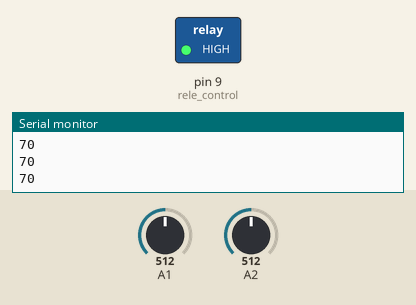
Simulated run of this sketch. Board: Arduino Uno, built with avr-gcc and run on an emulated ATmega328P. Parts: switched loads named in the sketch (green lamp = pin HIGH), the last lines printed to the serial monitor. Dashed ring = blinking. Inputs (shaded band) come from the test bench; at power-on: A2 = 512, A1 = 512.

Above: at 1.8 s.
1.9 s: A2 set to 449
3.4 s: A2 set to 429
At 4.9 s:
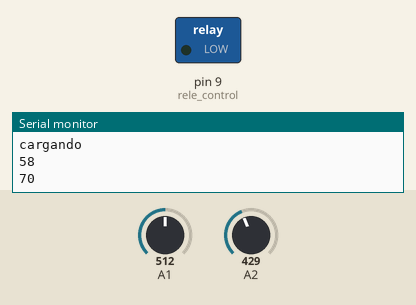
5.5 s: A1 set to 453
7.2 s: A1 set to 444
At 11.2 s:
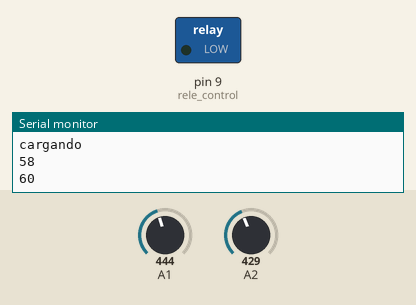
11.3 s: A1 set to 511
At 12.1 s:
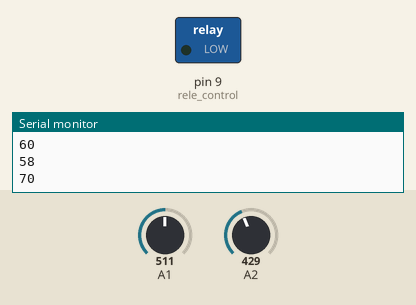
12.8 s: A1 set to 306
At 14.4 s:
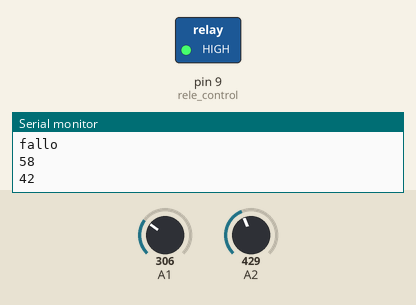
Timing chart, 0 to 15.5 s (numbered marks = the images above; inputs shaded):
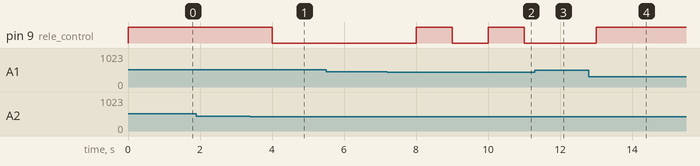

Measured:
- the behaviour switches between 437 and 436 on A2 (found by bisection; images 0 and 1)
- the behaviour switches between 445 and 444 on A1 (found by bisection; images 1 and 2)
- after the input at 3.4 s, pin 9 (rele_control): HIGH → LOW after 0.60 s
- after the input at 7.2 s, pin 9 (rele_control): alternates HIGH for 1.0 s and LOW for 1.0 s, starting after 0.81 s
- after the input at 11.3 s, pin 9 (rele_control): stays LOW (without the input it goes to HIGH after 0.71 s)
- after the input at 12.8 s, pin 9 (rele_control): LOW → HIGH after 0.21 s

The sketch:

Programa.ino
```cpp
//Estados del Arduino
const int reposo = 0;
const int cargando = 1;
int estadoArduino;

//Estados de los Sensores de Agua
const int sensor_de_agua_arriba = 2;
const int sensor_de_agua_abajo = 1;
const int nivel_minimo_agua = 60;
const int nivel_maximo_agua = 100;
int nivel_tanque_arriba;
int nivel_tanque_abajo;

//Estados de la Bomba de Agua
const int rele_control = 9;
const int apagar = 0;
const int prender = 1;
int estadoBomba=apagar;

void setup() {
  // put your setup code here, to run once:
  Serial.begin(9600); //inicia la comunicación entre el arduino y la pc por serie a 9600 baudios
  pinMode(rele_control, OUTPUT);//Configuro el pin digital del rele como salida

  //Configuraciones y condiciones iniciales
  estadoArduino=reposo;
  bomba(apagar);
}

double sensar_agua(int tanque){
  double valorAgua=0;
   valorAgua = analogRead(tanque);  //Lee el valor del sensor correspondiente al tanque indicado en la variable 'tanque'
   valorAgua = valorAgua/728; //728 es el valor analogico maximo registrado al sumerguir completamente el sensor de agua.
   valorAgua = valorAgua*100; //calculo el porcentaje
   //Serial.println(valorAgua); //imprimo el porcentaje de agua medido
   return(valorAgua);
}

void bomba(int estado){
  if(estado == 0)   // estado = 0 --> bomba encendida. estado = 1 --> bomba apagada
    digitalWrite(rele_control,HIGH);//Apago la bomba
  else
    digitalWrite(rele_control,LOW);//Prendo la bomba
}

void loop() {
  // put your main code here, to run repeatedly:
  nivel_tanque_arriba = sensar_agua(sensor_de_agua_arriba); //Se sensa el nivel del tanque superior
  nivel_tanque_abajo = sensar_agua(sensor_de_agua_abajo);   //Se sensa el nivel del tanque inferior
  switch(estadoArduino){
    case reposo:
      if(nivel_tanque_arriba<nivel_minimo_agua)       //Si el nivel del agua del tanque superior es menor al minimo establecido (en este caso, 50.00 o medio tanque)
        if(nivel_tanque_abajo >= nivel_minimo_agua){  //Si el nivel del agua del tanque inferior es mayor al minimo establecido
          estadoArduino=cargando;                     //Cambio de estado
          bomba(prender);                             //Se enciende la bomba
          Serial.println("cargando");                   //Se envia una linea a la PC indicando que comenzo la carga
        }else
          Serial.println("fallo");                      //Se envia una linea a la PC indicando que ocurrió un fallo
      break;
    case cargando:
      if(nivel_tanque_arriba>=nivel_maximo_agua || nivel_tanque_abajo<=nivel_minimo_agua ){ //Si el nivel del agua del tanque superior es mayor al maximo establecido (en este caso, 98.00) o el nivel del agua del tanque inferior es menor al minimo establecido
        bomba(apagar);                    //Se apaga la bomba
        estadoArduino=reposo;             //Cambio de estado
        if(nivel_tanque_arriba>=nivel_maximo_agua)  //Si se cumplió la primera condición, quiere decir que se completó la carga del tanque superior
          Serial.println("completado");               //Se envia una linea a la PC indicando que se completó correctamente la carga
        else                             //El tanque inferior se quedo sin agua suficiente
          Serial.println("fallo");         //Se envia una linea a la PC indicando que comenzo la carga
      }
      break;
  }
  Serial.println(nivel_tanque_arriba);    //Se envia el nivel del tanque superior a la PC
  Serial.println(nivel_tanque_abajo);     //Se envia el nivel del tanque inferior a la PC
  delay(1000);       //Espera 1 segundo antes de volver a ejecutar el loop
}
```
